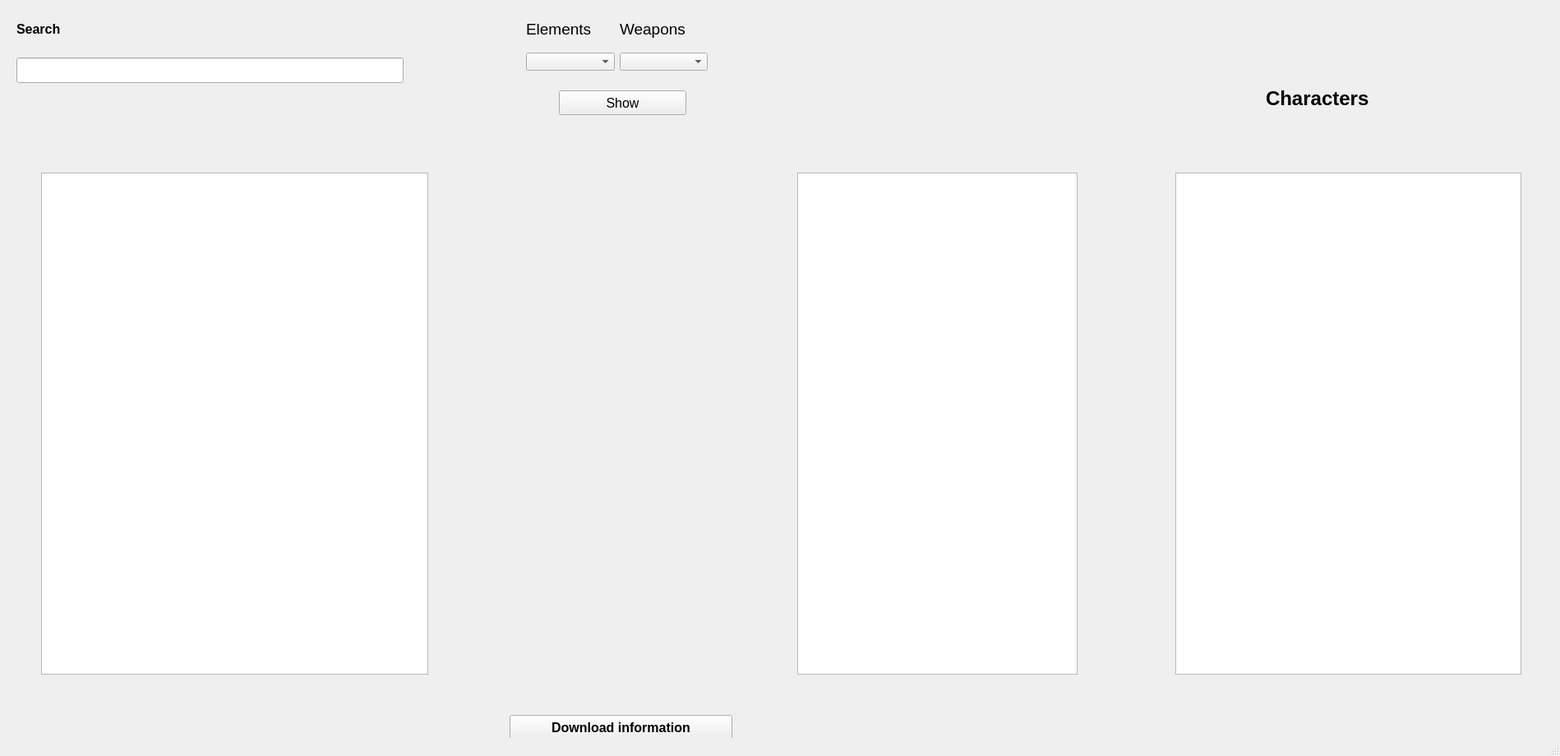
<?xml version="1.0" encoding="UTF-8"?>
<ui version="4.0">
 <class>MainWindow</class>
 <widget class="QMainWindow" name="MainWindow">
  <property name="geometry">
   <rect>
    <x>0</x>
    <y>0</y>
    <width>1898</width>
    <height>920</height>
   </rect>
  </property>
  <property name="windowTitle">
   <string>MainWindow</string>
  </property>
  <widget class="QWidget" name="centralwidget">
   <widget class="QLineEdit" name="le_search">
    <property name="geometry">
     <rect>
      <x>20</x>
      <y>70</y>
      <width>471</width>
      <height>31</height>
     </rect>
    </property>
    <property name="text">
     <string/>
    </property>
   </widget>
   <widget class="QListWidget" name="listWidget">
    <property name="geometry">
     <rect>
      <x>50</x>
      <y>210</y>
      <width>471</width>
      <height>611</height>
     </rect>
    </property>
   </widget>
   <widget class="QLabel" name="label_4">
    <property name="geometry">
     <rect>
      <x>530</x>
      <y>130</y>
      <width>155</width>
      <height>59</height>
     </rect>
    </property>
    <property name="text">
     <string/>
    </property>
   </widget>
   <widget class="QPushButton" name="btn_show">
    <property name="geometry">
     <rect>
      <x>680</x>
      <y>110</y>
      <width>155</width>
      <height>30</height>
     </rect>
    </property>
    <property name="font">
     <font>
      <pointsize>12</pointsize>
     </font>
    </property>
    <property name="text">
     <string>Show</string>
    </property>
   </widget>
   <widget class="QLabel" name="label_characters">
    <property name="geometry">
     <rect>
      <x>1540</x>
      <y>90</y>
      <width>191</width>
      <height>59</height>
     </rect>
    </property>
    <property name="font">
     <font>
      <pointsize>18</pointsize>
      <weight>75</weight>
      <bold>true</bold>
     </font>
    </property>
    <property name="text">
     <string>Characters</string>
    </property>
   </widget>
   <widget class="QLabel" name="label_search">
    <property name="geometry">
     <rect>
      <x>20</x>
      <y>20</y>
      <width>101</width>
      <height>31</height>
     </rect>
    </property>
    <property name="font">
     <font>
      <pointsize>12</pointsize>
      <weight>75</weight>
      <bold>true</bold>
     </font>
    </property>
    <property name="text">
     <string>Search</string>
    </property>
   </widget>
   <widget class="QTextBrowser" name="textBrowser">
    <property name="geometry">
     <rect>
      <x>970</x>
      <y>210</y>
      <width>341</width>
      <height>611</height>
     </rect>
    </property>
   </widget>
   <widget class="QPushButton" name="btn_download">
    <property name="geometry">
     <rect>
      <x>620</x>
      <y>870</y>
      <width>271</width>
      <height>31</height>
     </rect>
    </property>
    <property name="font">
     <font>
      <pointsize>12</pointsize>
      <weight>75</weight>
      <bold>true</bold>
     </font>
    </property>
    <property name="text">
     <string>Download information</string>
    </property>
   </widget>
   <widget class="QLabel" name="label_image">
    <property name="geometry">
     <rect>
      <x>580</x>
      <y>210</y>
      <width>321</width>
      <height>591</height>
     </rect>
    </property>
    <property name="text">
     <string/>
    </property>
   </widget>
   <widget class="QWidget" name="layoutWidget">
    <property name="geometry">
     <rect>
      <x>640</x>
      <y>20</y>
      <width>221</width>
      <height>31</height>
     </rect>
    </property>
    <layout class="QHBoxLayout" name="horizontalLayout">
     <item>
      <widget class="QLabel" name="label_elements">
       <property name="font">
        <font>
         <pointsize>14</pointsize>
        </font>
       </property>
       <property name="text">
        <string>Elements</string>
       </property>
      </widget>
     </item>
     <item>
      <widget class="QLabel" name="label_weapons">
       <property name="font">
        <font>
         <pointsize>14</pointsize>
        </font>
       </property>
       <property name="text">
        <string>Weapons</string>
       </property>
      </widget>
     </item>
    </layout>
   </widget>
   <widget class="QWidget" name="layoutWidget">
    <property name="geometry">
     <rect>
      <x>640</x>
      <y>60</y>
      <width>221</width>
      <height>31</height>
     </rect>
    </property>
    <layout class="QHBoxLayout" name="horizontalLayout_2">
     <item>
      <widget class="QComboBox" name="cb_elements"/>
     </item>
     <item>
      <widget class="QComboBox" name="cb_weapons"/>
     </item>
    </layout>
   </widget>
   <widget class="QListWidget" name="listWidget_2">
    <property name="geometry">
     <rect>
      <x>1430</x>
      <y>210</y>
      <width>421</width>
      <height>611</height>
     </rect>
    </property>
   </widget>
  </widget>
  <widget class="QStatusBar" name="statusbar"/>
 </widget>
 <resources/>
 <connections/>
</ui>
